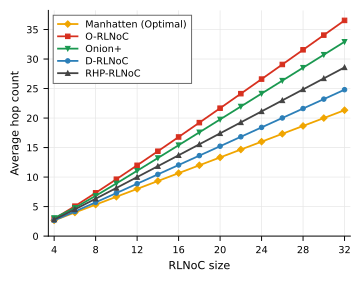

Write the Python code that produced this figure.
#!/usr/bin/env python3
"""
Average hop count vs NoC size - LINE graph sized for a two-column
manuscript (IEEE/ACM single-column width ~3.5 in).

Curves:
    Optimal (Manhattan)  [optimal_avgHop.csv]
    D-RLNoC              [RL_double_Stats_avgHop_Fail_Change.csv]
    RHP-RLNoC            [HP_RL_Stats_avgHop_Fail_Change.csv]
    O-RLNoC              [RL_original_avgHop_Fail_Change.csv]

Usage:
    python avg_hop_curve.py [output_dir]
"""
import sys
from pathlib import Path

import pandas as pd
import matplotlib as mpl
import matplotlib.pyplot as plt

UP = Path(".")
OUTDIR = Path(sys.argv[1]) if len(sys.argv) > 1 else Path(".")
OUTDIR.mkdir(parents=True, exist_ok=True)

# label -> (csv, color, linestyle, marker, open_marker?)
CURVES = [
  ("Manhatten (Optimal)", UP / "optimal_avgHop.csv",                    "#f0a500", "-", "D", False),
  ("O-RLNoC",            UP / "RL_Stats.csv",     "#d7301f", "-",  "s", False),
  # Additional curves
  ("Onion+",            UP / "OINIONPlus_Stats.csv",                    "#1a9850", "-",  "v", False),
  ("D-RLNoC",            UP / "RL_double_Stats.csv", "#2c7fb8", "-",  "o", False),
  ("RHP-RLNoC",          UP / "HP_RL_Stats.csv",     "#444444", "-",  "^", False),
]

# ---- manuscript-scale rcParams (single column ~3.5") ---- 
mpl.rcParams.update({
    "font.family": "Liberation Sans",
    "pdf.fonttype": 42, "ps.fonttype": 42,
    "font.size": 8,
    "axes.labelsize": 8,
    "axes.titlesize": 8,
    "xtick.labelsize": 7,
    "ytick.labelsize": 7,
    "legend.fontsize": 7,
    "axes.spines.top": False,
    "axes.spines.right": False,
    "axes.linewidth": 0.7,
    "xtick.major.width": 0.7,
    "ytick.major.width": 0.7,
    "lines.linewidth": 1.3,
    "lines.markersize": 3.2,
})


def load(csv):
    df = pd.read_csv(csv)
    df.columns = [c.strip() for c in df.columns]
    return df


fig, ax = plt.subplots(figsize=(3.5, 2.7))   # IEEE single-column width

xticks = None
for label, csv, color, ls, mk, openm in CURVES:
    d = load(csv)
    xticks = d["NoCSize"].values
    ax.plot(d["NoCSize"], d["HopCount"], color=color, ls=ls,
            marker=mk, mec=color, mew=0.8,
            mfc=("white" if openm else color),
            label=label, zorder=3)

ax.set_xlabel("RLNoC size")
ax.set_ylabel("Average hop count")
ax.set_xticks(xticks[::2])      # every other size to avoid crowding
ax.set_ylim(bottom=0)
ax.grid(axis="both", color="0.9", lw=0.5, zorder=0)
ax.set_axisbelow(True)
ax.margins(x=0.02)

ax.legend(frameon=True, ncol=1, loc="upper left",
          handlelength=2.0, borderaxespad=0.5, labelspacing=0.3,
          fancybox=False, edgecolor="0.4", framealpha=1.0,
          borderpad=0.5).get_frame().set_linewidth(0.7)

fig.tight_layout(pad=0.4)
for ext in ("png", "pdf"):
    fig.savefig(OUTDIR / f"avg_hop_curve.{ext}", dpi=600, bbox_inches="tight")
print("wrote avg_hop_curve.png / .pdf to", OUTDIR)
